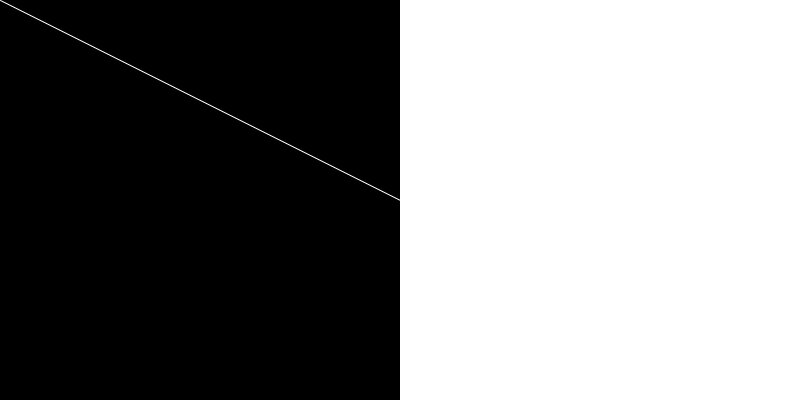
Frame 1 (no input)
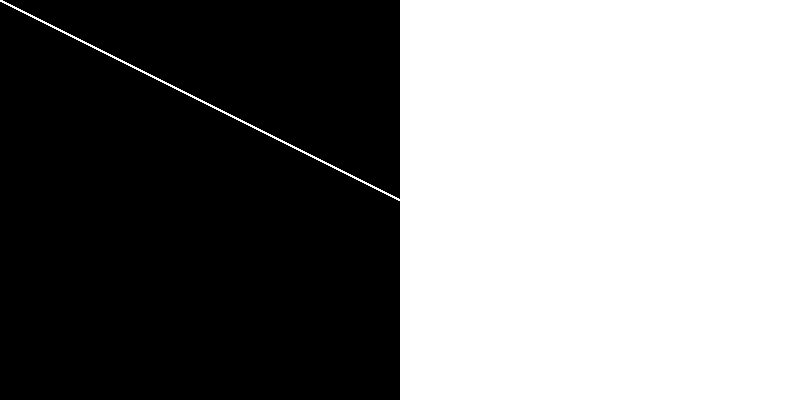
Frame 60 (the mouse pressed at the canvas centre just before this capture)
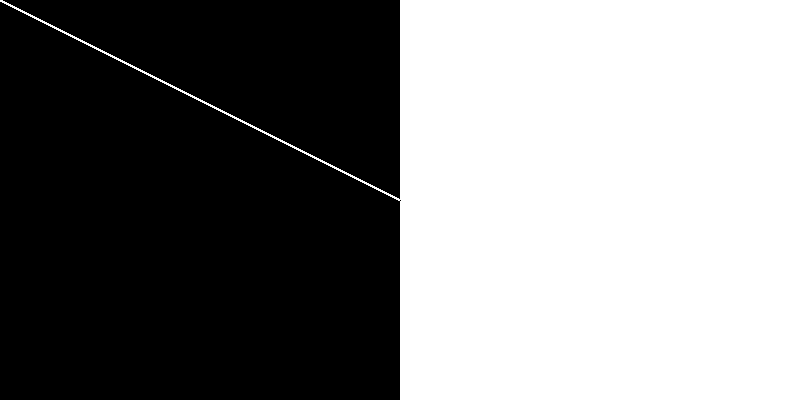
Frame 120 (the mouse held since frame 60 and released just before this capture)

The Processing sketch that drew these frames (run headless with seeded random() and noise(); from frame 60 on, the mouse is pressed at the canvas centre):

// Processing sketch: ConditionalLineDraw
// ── ConditionalLineDraw.pde
// Lila Aydin 2308A025

void setup() {
    noStroke();
    size(800, 400);
    background(0);
    rect(400, 0, 800, 400);
}

void draw() {

// Check the mouse X position
  if (mouseX >= 400){
    stroke(0);
  } else if (mouseX <= 400){
    stroke(255);
  }

// Draw the stroke
    line(mouseX, mouseY, width/2, height/2);
}


// Canvas Reset
void mousePressed(){
    noStroke();
    size(800, 400);
    background(0);
    rect(400, 0, 800, 400);
}
